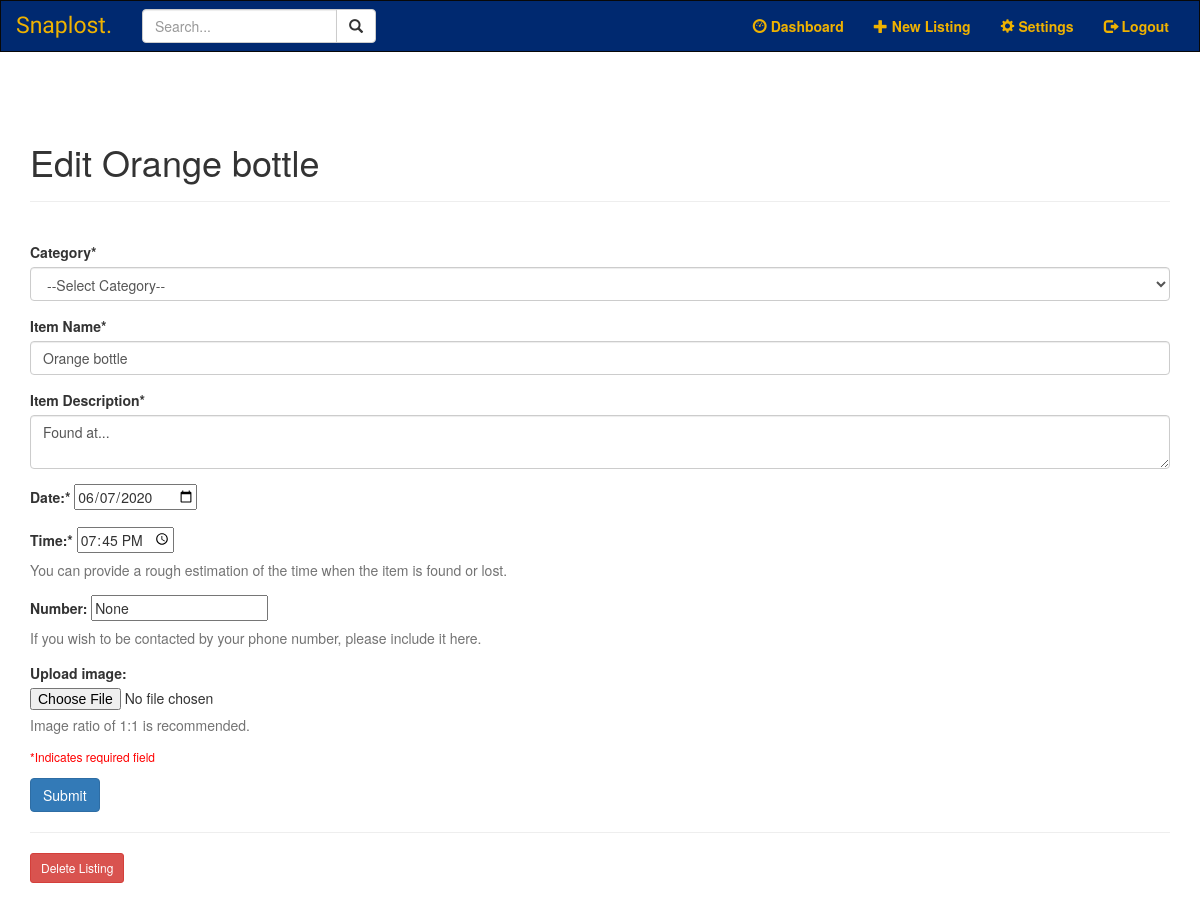
The page /2/edit (signed in) on the database as committed earlier.
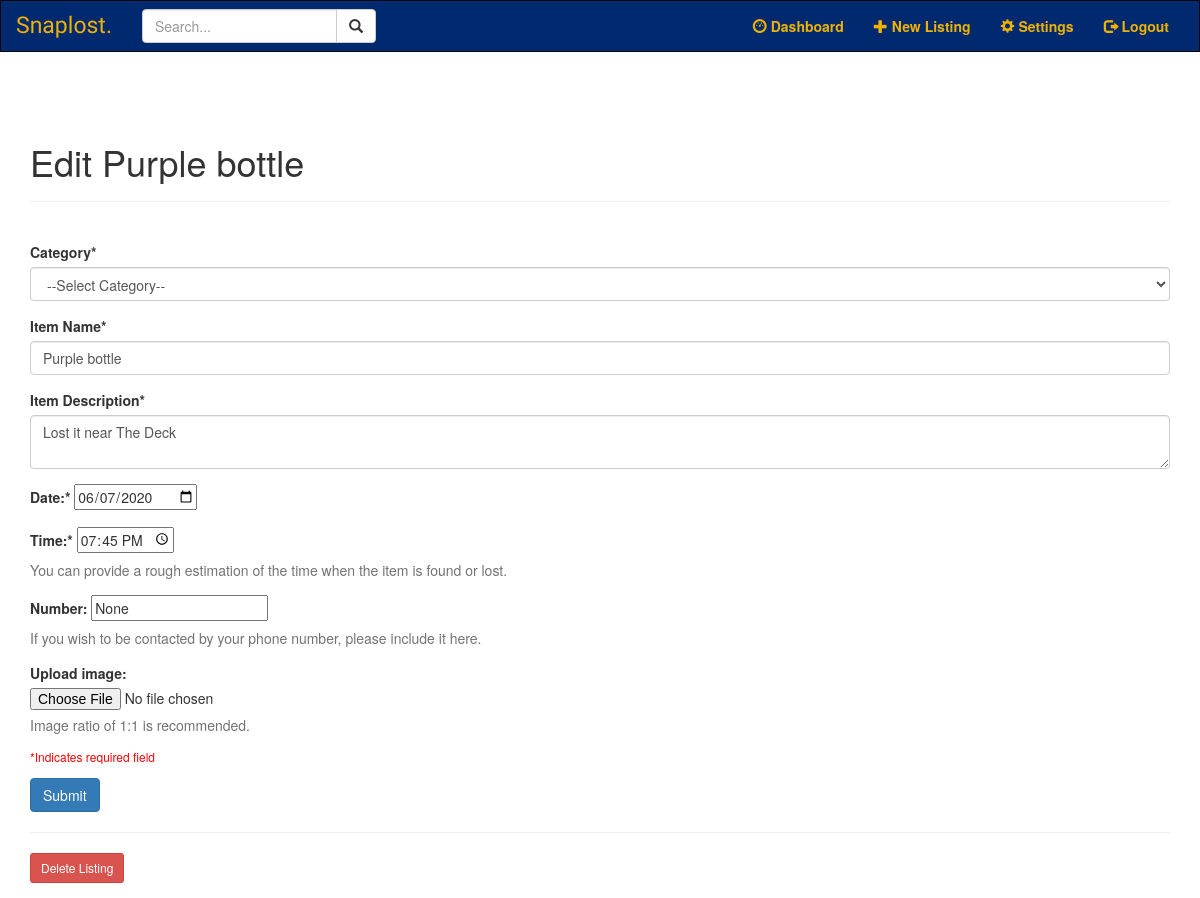
The same page on the database as committed later.
### models.py (models this page shows, shortened)
class SearchableMixin(object):
	@classmethod
	def reindex(cls):
		for obj in cls.query:
			add_to_index(cls.__tablename__, obj)

class Item(SearchableMixin, db.Model):
	__tablename__ = "item"
	__table_args__ = {'extend_existing': True}
	__searchable__ = ['item', 'description']
	id = db.Column(db.Integer, primary_key=True)
	category = db.Column(db.String(100), nullable=False)
	item = db.Column(db.String(100), nullable=False)
	description = db.Column(db.String(1000), nullable=False)
	occurdate = db.Column(db.Date)
	time = db.Column(db.Time)
	number = db.Column(db.String(100))
	photo = db.Column(db.String(100))
	user_id = db.Column(db.Integer, db.ForeignKey('user.id'))

### item.py (the view)
@item.route('/<int:item_id>/edit', methods=('GET','POST'))
@login_required
def edit(item_id):
    item = Item.query.filter_by(id=item_id).first()
    user = User.query.get(current_user.id)
    if request.method == 'POST':
        category = request.form.get('category')
        name = request.form['item']
        description = request.form['description']
        occurdate = request.form['occurdate']
        takentime = request.form['time']
        number = request.form['number']
        photo = request.files['photo']
        if not category:
            flash('Category of the listing is required!', 'warning')
            return render_template('edit.html', item=item)
        if not name:
            flash('Item name is required!', 'warning')
            return render_template('edit.html', item=item)
        if not description:
            flash('Item description is required!', 'warning')
            return render_template('edit.html', item=item)
        if not occurdate:
            flash('Date is required!', 'warning')
            return render_template('edit.html', item=item)
        if not takentime:
            flash('Time is required!'), 'warning'
            return render_template('edit.html', item=item)
        else:
            conDate = datetime.strptime(occurdate, '%Y-%m-%d')
            conTime = datetime.strptime(takentime, "%H:%M:%S").time()
            filename = secure_filename(photo.filename)
            updated = Item.query.get(item_id)
            if (category != updated.category):
                updated.category = category
            if (name != updated.item):
                updated.item = name
            if (description != updated.description):
                updated.description = description
            if (conDate != updated.occurdate):
                updated.occurdate = conDate
            if (conTime != updated.time):
                updated.time = conTime
            if (number != updated.number):
                updated.number = number
            if (filename != updated.photo):
                if filename:
                    if updated.photo:
                        os.remove(os.path.join(current_app.config['UPLOAD_FOLDER'], updated.photo))
                    photo.save(os.path.join(current_app.config['UPLOAD_FOLDER'],filename))
                    updated.photo = filename
            db.session.commit()
            flash('"{}" is successfully edited!'.format(name), 'info')
            return redirect(url_for('main.home'))
    else:
        return render_template('edit.html', item=item)

### forms.py
class SearchForm(FlaskForm):
    q = StringField('Search...', validators=[DataRequired()])
    def __init__(self, *args, **kwargs):
        if 'formdata' not in kwargs:
            kwargs['formdata'] = request.args
        if 'csrf_enabled' not in kwargs:
            kwargs['csrf_enabled'] = False
        super(SearchForm, self).__init__(*args, **kwargs)

### main.py (called while the page is built)
@main.before_app_request
def before_request():
	g.search_form = SearchForm()
	Item.reindex()

### search.py (called while the page is built)
def add_to_index(index, model):
	if not current_app.elasticsearch:
		return
	payload = {}
	for field in model.__searchable__:
		payload[field] = getattr(model, field) #equivalent to model.field
	current_app.elasticsearch.index(index=index, id=model.id, body=payload)

### templates/edit.html (shortened to what this page needs)
{% extends 'base.html' %}
{% block content %}
<div class='page-header'>
<h1> {% block title %} Edit {{ item['item'] }} {% endblock %} </h1>
</div>
<br>
<form method='post' enctype="multipart/form-data">
    <div class="form-group">
        <label for="category"> Category* </label>
        <select class="form-control" id="category" name="category">
            <option value="" selected disabled hidden>--Select Category--</option>
        </select>
    </div>
    <div class="form-group">
        <label for="item"> Item Name* </label>
        <input type="text" name="item"
               placeholder="Name the item" class="form-control"
               value="{{ request.form['item'] or item['item'] }}"> </input>
    </div>
    <div class="form-group">
        <div class="form-group">
            <label for="description">Item Description*</label>
            <textarea name="description" placeholder="Description"
                                     class="form-control">{{ request.form['content'] or item['description'] }}</textarea>
    </div>
    <div class="form-group">
        <label for="occurdate"> Date:* </label>
        <input type="date" id ="occurdate" name="occurdate" value="{{ request.form['occurdate'] or item['occurdate'] }}">
    </div>
    <div class="form-group">
        <label for="time"> Time:* </label>
        <input type="time" id="time" name="time" value="{{ request.form['time'] or item['time'] }}">
        <span class="help-block">You can provide a rough estimation of the time when the item is found or lost.</span>
    </div>
    <div class="form-group">
        <label for="number"> Number: </label>
        <input type="text" id ="number" name="number" value="{{ request.form['number'] or item['number'] }}">
        <span class="help-block">If you wish to be contacted by your phone number, please include it here.</span>
    </div>
    <div class="form-group">
        <label for="photo">Upload image: </label>
        <input type="file" id="photo" name="photo" accept="image/*" value="{{ request.files['photo'] or item['photo'] }}">
        <span class="help-block">Image ratio of 1:1 is recommended.</span>
    </div>
    <div class="form-group">
        <h6 style="color:red"> *Indicates required field </h6>
    </div>
    <div class="form-group">
        <button type="submit" class="btn btn-primary">Submit</button>
    </div>
</form>
<hr>
<form action="{{ url_for('item.delete', item_id=item['id']) }}" method="POST">
    <input type="submit" value="Delete Listing"
                         class="btn btn-danger btn-sm"
                         onclick="return confirm('Are you sure you want to delete this post?')">
</form>
{% endblock %}

Rows that differ between the two databases and show on the page:
changed Item "None": item "Orange bottle" → "Purple bottle"; description "Found at..." → "Lost it near The Deck"
